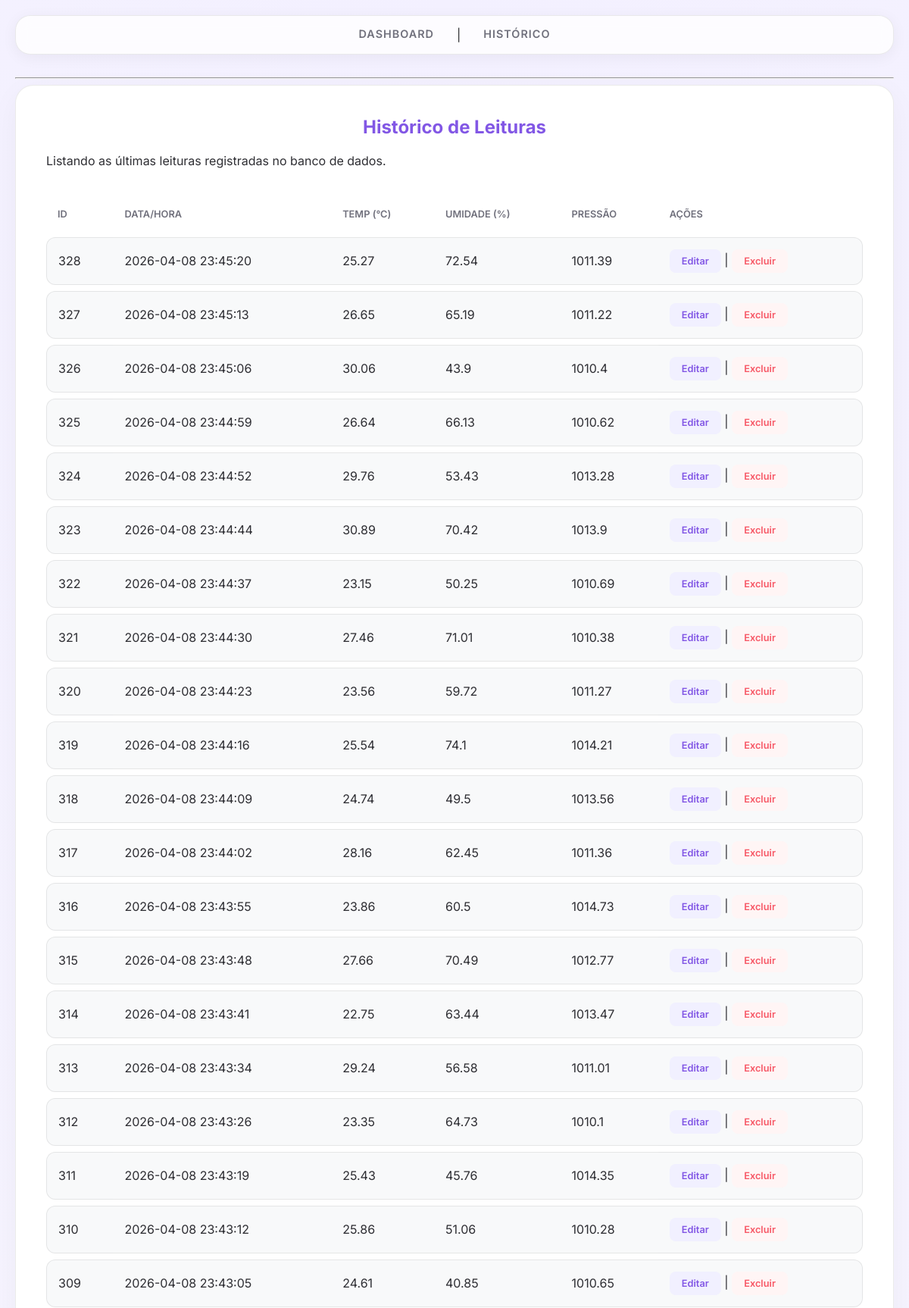
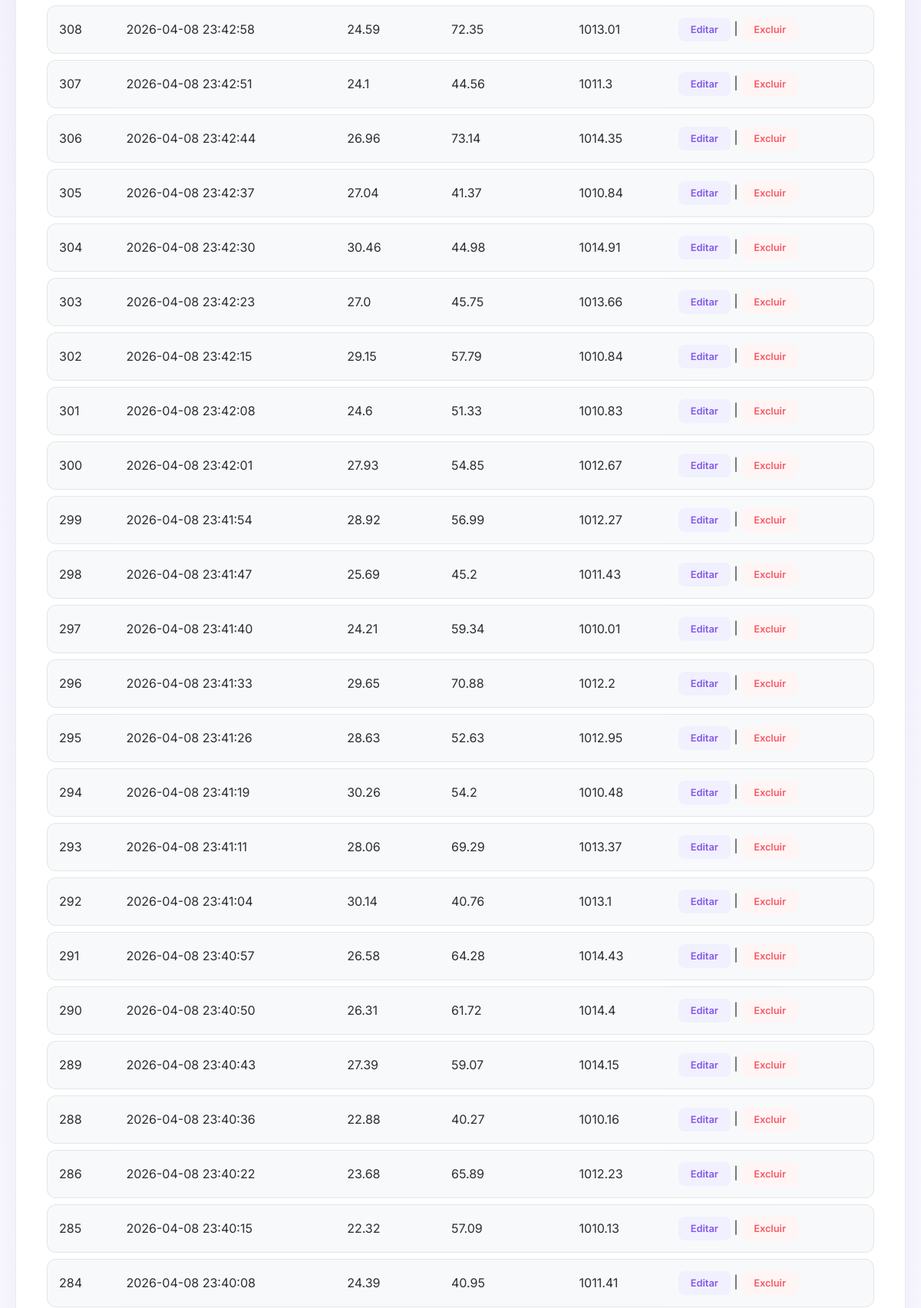
/leituras (upper part), run on the app's committed database (2 pictures, top to bottom).
### tables this page shows
CREATE TABLE leituras (
    id INTEGER PRIMARY KEY AUTOINCREMENT,
    temperatura REAL NOT NULL,
    umidade REAL NOT NULL,
    pressao REAL,
    localizacao TEXT DEFAULT 'Lab',
    timestamp DATETIME DEFAULT (datetime('now', 'localtime'))
);

### app.py (the view)
@app.route('/leituras', methods=['GET'])
def listar():
    leituras = database.listar_leituras(100)
    if request.args.get('formato') == 'json':
        return jsonify([dict(row) for row in leituras])
    return render_template('historico.html', leituras=leituras)

### database.py (called while the page is built)
def get_db_connection():
    conn = sqlite3.connect(DATABASE, timeout=10) # [cite: 130]
    conn.execute('PRAGMA journal_mode=WAL')      # [cite: 131]
    conn.execute('PRAGMA busy_timeout=5000')     # [cite: 132]
    conn.row_factory = sqlite3.Row               # [cite: 133]
    return conn

def listar_leituras(limite=50):
    conn = get_db_connection()
    leituras = conn.execute(
        'SELECT * FROM leituras ORDER BY timestamp DESC LIMIT ?',
        (limite,)
    ).fetchall()
    conn.close()
    return leituras

### templates/historico.html
{% extends 'base.html' %}
{% block content %}
<h2>Histórico de Leituras</h2>
<p>Listando as últimas leituras registradas no banco de dados.</p>
<table>
    <thead>
        <tr>
            <th>ID</th>
            <th>Data/Hora</th>
            <th>Temp (°C)</th>
            <th>Umidade (%)</th>
            <th>Pressão</th>
            <th>Ações</th>
        </tr>
    </thead>
    <tbody>
        {% for l in leituras %}
        <tr>
            <td>{{ l.id }}</td>
            <td>{{ l.timestamp }}</td>
            <td>{{ l.temperatura }}</td>
            <td>{{ l.umidade }}</td>
            <td>{{ l.pressao or '-' }}</td>
            <td>
                <a href="/leituras/{{ l.id }}" class="btn-edit">Editar</a> |
                <a href="/leituras/deletar/{{ l.id }}" class="btn-del" onclick="return confirm('Excluir esta leitura?')">Excluir</a>
            </td>
        </tr>
        {% endfor %}
    </tbody>
</table>
{% endblock %}

### templates/base.html (shortened to what this page needs)
<!DOCTYPE html>
<html lang="pt-br">
<head>
    <link rel="stylesheet" href="{{ url_for('static', filename='css/style.css') }}">
</head>
<body>
    <nav>
        <a href="/">Dashboard</a> |
        <a href="/leituras">Histórico</a>
    </nav>
    <hr>
    <main>
        {% block content %}{% endblock %}
    </main>
</body>
</html>

### static/css/style.css (style rules this page uses)
:root { --primary-purple: #8257e5; --secondary-purple: #6c5ce7; --bg-light: #fdfdfd; --card-bg: #ffffff; --text-main: #2e2e33; --text-support: #70707c; --border-soft: rgba(0, 0, 0, 0.08); }
body { font-family: 'Inter', sans-serif; background-color: var(--bg-light); color: var(--text-main); margin: 0; padding: 20px; background-image: radial-gradient(circle at 50% 0%, #f3f0ff 0%, #fdfdfd 100%); min-height: 100vh; }
nav { background: rgba(255, 255, 255, 0.8); backdrop-filter: blur(10px); padding: 15px 30px; border-radius: 20px; margin-bottom: 30px; border: 1px solid var(--border-soft); display: flex; justify-content: center; gap: 30px; position: sticky; top: 10px; z-index: 100; box-shadow: 0 4px 20px rgba(0, 0, 0, 0.05); }
nav a { color: var(--text-support); text-decoration: none; font-weight: 600; font-size: 0.9rem; transition: all 0.3s ease; text-transform: uppercase; letter-spacing: 1px; }
main { background: var(--card-bg); padding: 40px; border-radius: 24px; border: 1px solid var(--border-soft); box-shadow: 0 10px 40px rgba(0, 0, 0, 0.04); max-width: 1100px; margin: 0 auto; }
h2 { font-weight: 700; color: var(--primary-purple); margin-top: 0; text-align: center; }
table { width: 100%; border-collapse: separate; border-spacing: 0 8px; margin-top: 30px; }
th { color: var(--text-support); font-weight: 600; padding: 15px; text-align: left; font-size: 0.8rem; text-transform: uppercase; }
td { background: #f8f9fa; padding: 15px; color: var(--text-main); border-top: 1px solid var(--border-soft); border-bottom: 1px solid var(--border-soft); }
td:first-child { border-radius: 12px 0 0 12px; border-left: 1px solid var(--border-soft); }
td:last-child { border-radius: 0 12px 12px 0; border-right: 1px solid var(--border-soft); }
.btn-edit, .btn-del { padding: 8px 16px; border-radius: 8px; font-size: 0.8rem; transition: 0.3s; display: inline-block; text-decoration: none; font-weight: 600; }
.btn-edit { color: var(--primary-purple); background: #f1f0ff; }
.btn-del { color: #f75a68; background: #fff5f5; }

### data on the page
leituras: id "328", timestamp "2026-04-08 23:45:20", temperatura "25.27", umidade "72.54", pressao "1011.39"
leituras: id "327", timestamp "2026-04-08 23:45:13", temperatura "26.65", umidade "65.19", pressao "1011.22"
leituras: id "326", timestamp "2026-04-08 23:45:06", temperatura "30.06", umidade "43.9", pressao "1010.4"
leituras: id "325", timestamp "2026-04-08 23:44:59", temperatura "26.64", umidade "66.13", pressao "1010.62"
leituras: id "324", timestamp "2026-04-08 23:44:52", temperatura "29.76", umidade "53.43", pressao "1013.28"
leituras: id "323", timestamp "2026-04-08 23:44:44", temperatura "30.89", umidade "70.42", pressao "1013.9"
leituras: id "322", timestamp "2026-04-08 23:44:37", temperatura "23.15", umidade "50.25", pressao "1010.69"
leituras: id "321", timestamp "2026-04-08 23:44:30", temperatura "27.46", umidade "71.01", pressao "1010.38"
leituras: id "320", timestamp "2026-04-08 23:44:23", temperatura "23.56", umidade "59.72", pressao "1011.27"
leituras: id "319", timestamp "2026-04-08 23:44:16", temperatura "25.54", umidade "74.1", pressao "1014.21"
leituras: id "318", timestamp "2026-04-08 23:44:09", temperatura "24.74", umidade "49.5", pressao "1013.56"
leituras: id "317", timestamp "2026-04-08 23:44:02", temperatura "28.16", umidade "62.45", pressao "1011.36"
leituras: id "316", timestamp "2026-04-08 23:43:55", temperatura "23.86", umidade "60.5", pressao "1014.73"
leituras: id "315", timestamp "2026-04-08 23:43:48", temperatura "27.66", umidade "70.49", pressao "1012.77"
leituras: id "314", timestamp "2026-04-08 23:43:41", temperatura "22.75", umidade "63.44", pressao "1013.47"
leituras: id "313", timestamp "2026-04-08 23:43:34", temperatura "29.24", umidade "56.58", pressao "1011.01"
leituras: id "312", timestamp "2026-04-08 23:43:26", temperatura "23.35", umidade "64.73", pressao "1010.1"
leituras: id "311", timestamp "2026-04-08 23:43:19", temperatura "25.43", umidade "45.76", pressao "1014.35"
leituras: id "310", timestamp "2026-04-08 23:43:12", temperatura "25.86", umidade "51.06", pressao "1010.28"
leituras: id "309", timestamp "2026-04-08 23:43:05", temperatura "24.61", umidade "40.85", pressao "1010.65"
leituras: id "308", timestamp "2026-04-08 23:42:58", temperatura "24.59", umidade "72.35", pressao "1013.01"
leituras: id "307", timestamp "2026-04-08 23:42:51", temperatura "24.1", umidade "44.56", pressao "1011.3"
leituras: id "306", timestamp "2026-04-08 23:42:44", temperatura "26.96", umidade "73.14", pressao "1014.35"
leituras: id "305", timestamp "2026-04-08 23:42:37", temperatura "27.04", umidade "41.37", pressao "1010.84"
leituras: id "304", timestamp "2026-04-08 23:42:30", temperatura "30.46", umidade "44.98", pressao "1014.91"
leituras: id "303", timestamp "2026-04-08 23:42:23", temperatura "27.0", umidade "45.75", pressao "1013.66"
leituras: id "302", timestamp "2026-04-08 23:42:15", temperatura "29.15", umidade "57.79", pressao "1010.84"
leituras: id "301", timestamp "2026-04-08 23:42:08", temperatura "24.6", umidade "51.33", pressao "1010.83"
leituras: id "300", timestamp "2026-04-08 23:42:01", temperatura "27.93", umidade "54.85", pressao "1012.67"
leituras: id "299", timestamp "2026-04-08 23:41:54", temperatura "28.92", umidade "56.99", pressao "1012.27"
leituras: id "298", timestamp "2026-04-08 23:41:47", temperatura "25.69", umidade "45.2", pressao "1011.43"
leituras: id "297", timestamp "2026-04-08 23:41:40", temperatura "24.21", umidade "59.34", pressao "1010.01"
leituras: id "296", timestamp "2026-04-08 23:41:33", temperatura "29.65", umidade "70.88", pressao "1012.2"
leituras: id "295", timestamp "2026-04-08 23:41:26", temperatura "28.63", umidade "52.63", pressao "1012.95"
leituras: id "294", timestamp "2026-04-08 23:41:19", temperatura "30.26", umidade "54.2", pressao "1010.48"
leituras: id "293", timestamp "2026-04-08 23:41:11", temperatura "28.06", umidade "69.29", pressao "1013.37"
leituras: id "292", timestamp "2026-04-08 23:41:04", temperatura "30.14", umidade "40.76", pressao "1013.1"
leituras: id "291", timestamp "2026-04-08 23:40:57", temperatura "26.58", umidade "64.28", pressao "1014.43"
leituras: id "290", timestamp "2026-04-08 23:40:50", temperatura "26.31", umidade "61.72", pressao "1014.4"
leituras: id "289", timestamp "2026-04-08 23:40:43", temperatura "27.39", umidade "59.07", pressao "1014.15"
leituras: id "288", timestamp "2026-04-08 23:40:36", temperatura "22.88", umidade "40.27", pressao "1010.16"
leituras: id "286", timestamp "2026-04-08 23:40:22", temperatura "23.68", umidade "65.89", pressao "1012.23"
leituras: id "285", timestamp "2026-04-08 23:40:15", temperatura "22.32", umidade "57.09", pressao "1010.13"
leituras: id "284", timestamp "2026-04-08 23:40:08", temperatura "24.39", umidade "40.95", pressao "1011.41"
